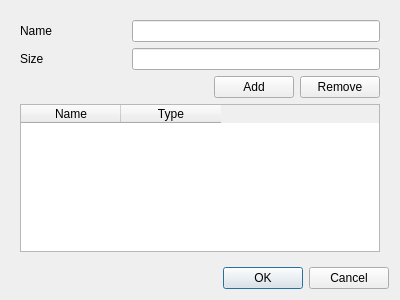
<?xml version="1.0" encoding="UTF-8"?>
<ui version="4.0">
 <class>StructDialog</class>
 <widget class="QDialog" name="StructDialog">
  <property name="geometry">
   <rect>
    <x>0</x>
    <y>0</y>
    <width>400</width>
    <height>300</height>
   </rect>
  </property>
  <property name="windowTitle">
   <string>Dialog</string>
  </property>
  <layout class="QVBoxLayout" name="verticalLayout">
   <item>
    <widget class="QWidget" name="widget" native="true">
     <layout class="QGridLayout" name="gridLayout" columnstretch="3,7">
      <item row="0" column="0">
       <widget class="QLabel" name="label">
        <property name="text">
         <string>Name</string>
        </property>
       </widget>
      </item>
      <item row="1" column="1">
       <widget class="QLineEdit" name="o_size">
        <property name="focusPolicy">
         <enum>Qt::ClickFocus</enum>
        </property>
        <property name="readOnly">
         <bool>true</bool>
        </property>
       </widget>
      </item>
      <item row="0" column="1">
       <widget class="QLineEdit" name="io_name">
        <property name="focusPolicy">
         <enum>Qt::ClickFocus</enum>
        </property>
       </widget>
      </item>
      <item row="2" column="0" colspan="2">
       <widget class="QWidget" name="widget_2" native="true">
        <layout class="QVBoxLayout" name="verticalLayout_2">
         <property name="leftMargin">
          <number>0</number>
         </property>
         <property name="topMargin">
          <number>0</number>
         </property>
         <property name="rightMargin">
          <number>0</number>
         </property>
         <property name="bottomMargin">
          <number>0</number>
         </property>
         <item>
          <widget class="QWidget" name="widget_3" native="true">
           <layout class="QHBoxLayout" name="horizontalLayout">
            <property name="leftMargin">
             <number>0</number>
            </property>
            <property name="topMargin">
             <number>0</number>
            </property>
            <property name="rightMargin">
             <number>0</number>
            </property>
            <property name="bottomMargin">
             <number>0</number>
            </property>
            <item>
             <spacer name="horizontalSpacer">
              <property name="orientation">
               <enum>Qt::Horizontal</enum>
              </property>
              <property name="sizeHint" stdset="0">
               <size>
                <width>40</width>
                <height>20</height>
               </size>
              </property>
             </spacer>
            </item>
            <item>
             <widget class="QPushButton" name="btn_add">
              <property name="text">
               <string>Add</string>
              </property>
             </widget>
            </item>
            <item>
             <widget class="QPushButton" name="btn_remove">
              <property name="text">
               <string>Remove</string>
              </property>
             </widget>
            </item>
           </layout>
          </widget>
         </item>
         <item>
          <widget class="QTableWidget" name="io_table">
           <property name="focusPolicy">
            <enum>Qt::ClickFocus</enum>
           </property>
           <property name="selectionMode">
            <enum>QAbstractItemView::SingleSelection</enum>
           </property>
           <property name="selectionBehavior">
            <enum>QAbstractItemView::SelectRows</enum>
           </property>
           <column>
            <property name="text">
             <string>Name</string>
            </property>
           </column>
           <column>
            <property name="text">
             <string>Type</string>
            </property>
           </column>
          </widget>
         </item>
        </layout>
       </widget>
      </item>
      <item row="1" column="0">
       <widget class="QLabel" name="label_2">
        <property name="text">
         <string>Size</string>
        </property>
       </widget>
      </item>
     </layout>
    </widget>
   </item>
   <item>
    <widget class="QDialogButtonBox" name="buttonBox">
     <property name="orientation">
      <enum>Qt::Horizontal</enum>
     </property>
     <property name="standardButtons">
      <set>QDialogButtonBox::Cancel|QDialogButtonBox::Ok</set>
     </property>
    </widget>
   </item>
  </layout>
 </widget>
 <resources/>
 <connections>
  <connection>
   <sender>buttonBox</sender>
   <signal>accepted()</signal>
   <receiver>StructDialog</receiver>
   <slot>accept()</slot>
   <hints>
    <hint type="sourcelabel">
     <x>248</x>
     <y>254</y>
    </hint>
    <hint type="destinationlabel">
     <x>157</x>
     <y>274</y>
    </hint>
   </hints>
  </connection>
  <connection>
   <sender>buttonBox</sender>
   <signal>rejected()</signal>
   <receiver>StructDialog</receiver>
   <slot>reject()</slot>
   <hints>
    <hint type="sourcelabel">
     <x>316</x>
     <y>260</y>
    </hint>
    <hint type="destinationlabel">
     <x>286</x>
     <y>274</y>
    </hint>
   </hints>
  </connection>
 </connections>
</ui>
